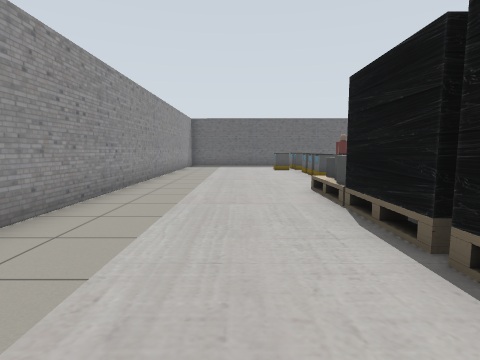
[1] (above)

21 first-person views from a walk through a robot-simulator world made for Gazebo. The camera is 0.94 m above the floor, tilts 6° down and sees 80° across. The floor is counted in squares, 1 m on a side. Each view is taken from the middle of a square. On the plan, view 1 faces up. The plan holds only what a view shows up to about 11 squares ahead; the rest is blank. Some stock models are drawn as simple stand-ins. Some surface patterns are stand-ins.

[2]
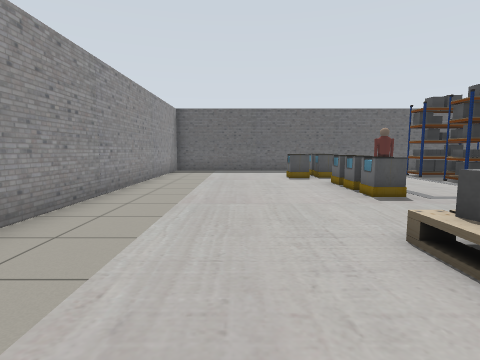

[3]
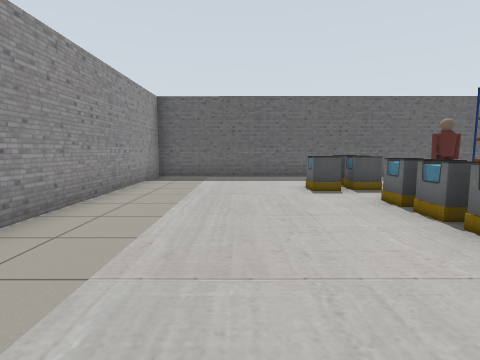

[4]
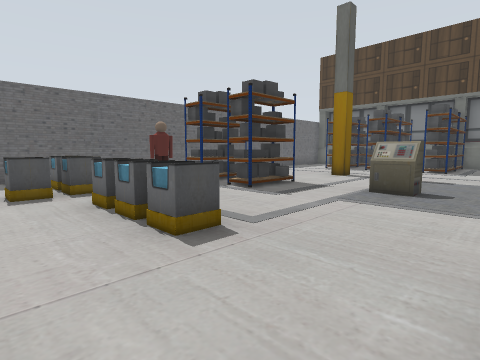

[5]
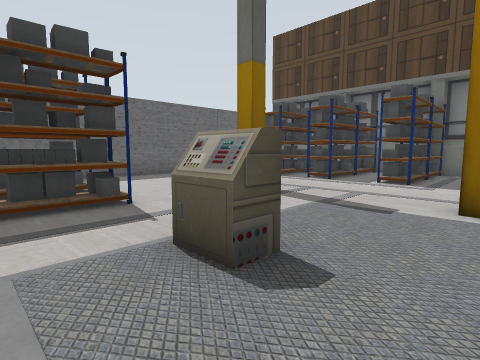

[6]
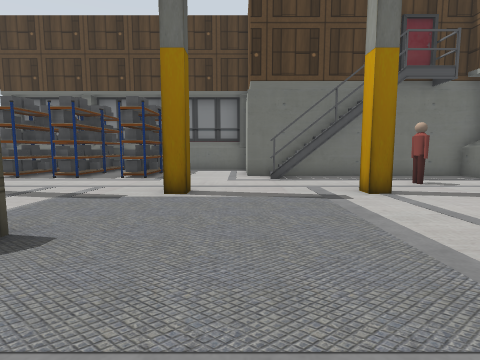

[7]
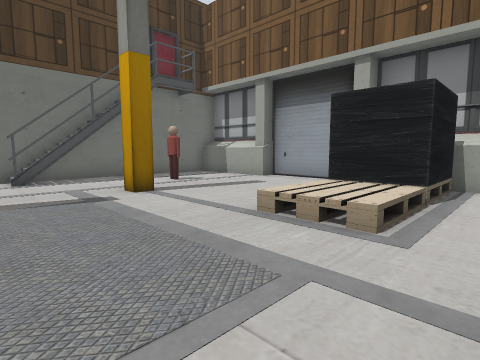

[8]
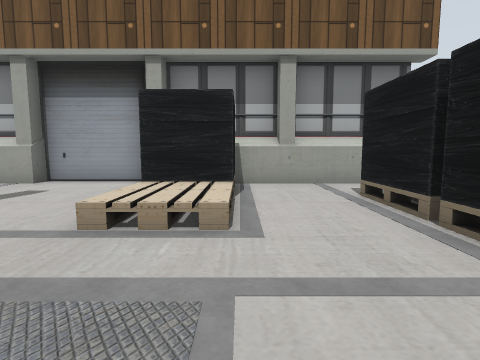

[9]
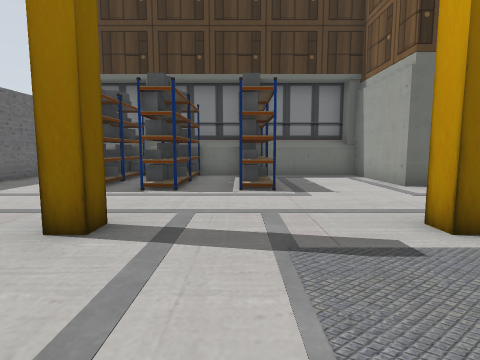

[10]
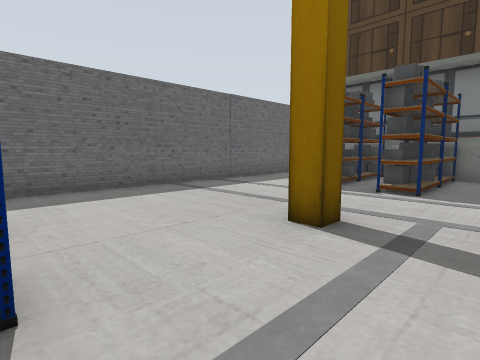

[11]
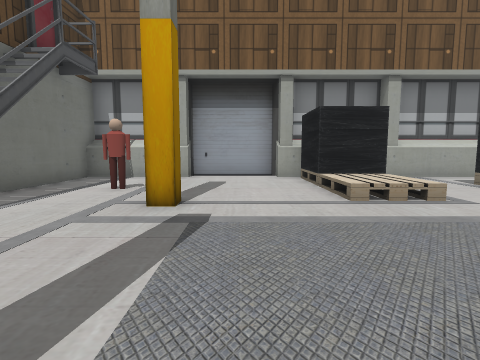

[12]
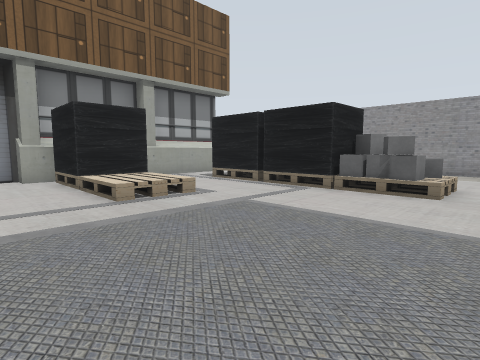

[13]
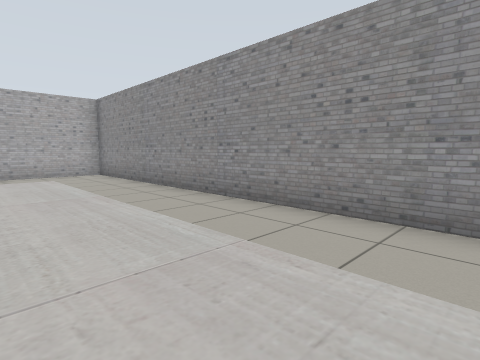

[14]
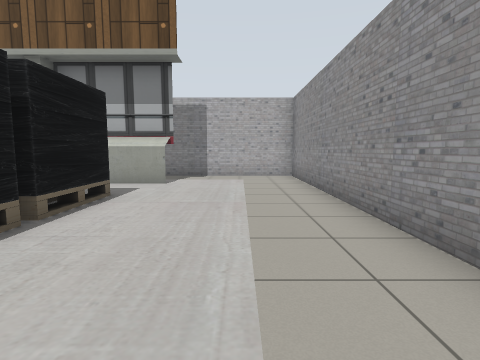

[15]
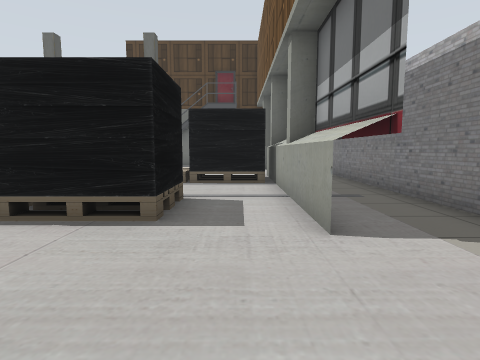

[16]
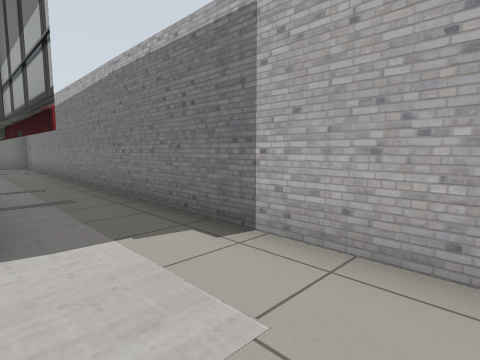

[17]
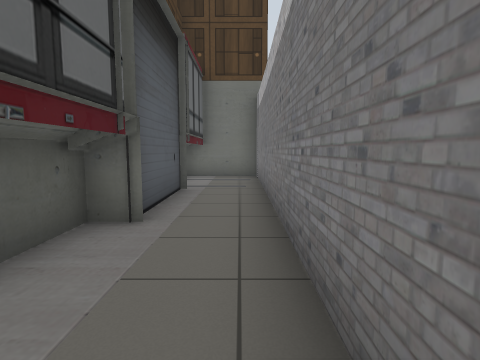

[18]
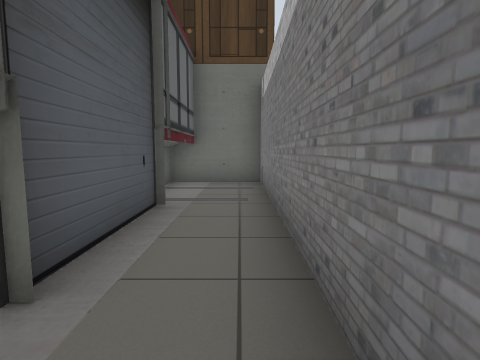

[19]
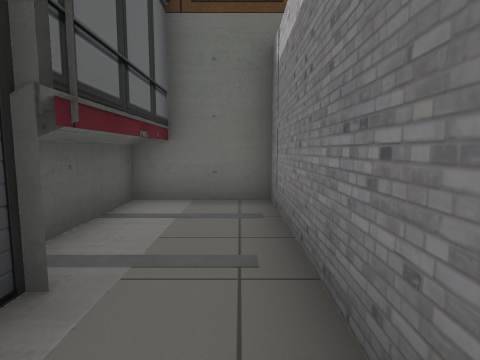

[20]
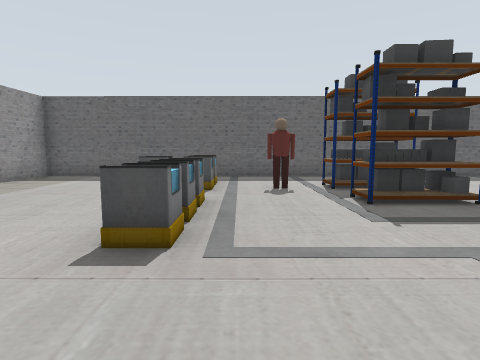

[21]
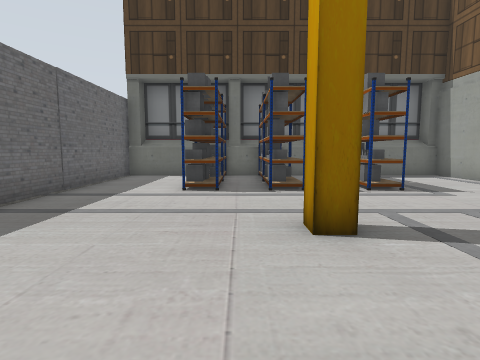

### Floor plan
Key: @ floor where view 1 was taken; # wall or solid block; x gap in a wall; . floor; = window, fence, low wall or low ledge; B bin; P person.
Columns run from 3 left of view 1 to 19 right of it. Each row starts with its distance up from view 1.
 17 #######################
 16 #.....................#
 15 #.....B...............#
 14 #....BB.Px##......#####
 13 #.....................#
 12 #.....B...##..#...#####
 11 #.....B...............#
 10 #.....B...........#####
  9 #..........=......#####
  8 #.....................#
  7 #....==.......#.......#
  6 #....##...............#
  5 #....##............####
  4 #....#=..........###
  3 #....##.......#..###
  2 #....##..===.......#
  1 #....##..===....P..#
  0 #..@.##..###.......#
 -1 #........= =.......#
 -2 #...#########..#####
 -3 #...........####...#
 -4 #..................#
 -5 ####################

Positions as (right, up) in squares from view 1, and headings:
1: (0, 0), facing up
2: (0, 4), facing up
3: (0, 7), facing up
4: (1, 7), facing up-right
5: (6, 7), facing up-right
6: (5, 6), facing right
7: (5, 6), facing down-right
8: (6, 6), facing down
9: (8, 10), facing right
10: (8, 10), facing up-right
11: (10, 8), facing down
12: (10, 8), facing down-left
13: (1, 7), facing down-left
14: (-1, 6), facing down
15: (-2, -1), facing right
16: (-2, -2), facing down-right
17: (5, -4), facing right
18: (7, -4), facing right
19: (10, -4), facing right
20: (4, 7), facing up
21: (8, 13), facing right
